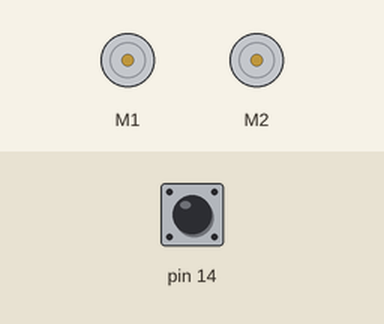
The sketch below on a simulated Arduino Leonardo, built with avr-gcc and run on an emulated ATmega32U4. Shown: 2 × DC motor (green arrow = forward, orange = backward, longer = faster). Inputs (shaded band) come from the test bench; at power-on: pin 14 HIGH.

Above: at 0.8 s.
0.9 s: pin 14 pulled LOW for 0.15 s
Timing chart, 0 to 3.9 s (numbered marks = the images above; inputs shaded):
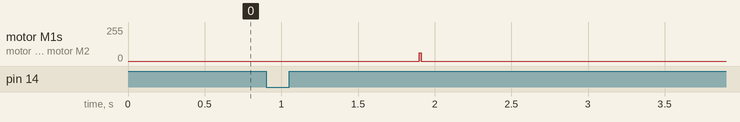

The sketch:

SeLinjenTemplate.ino
```cpp
// (licence header left out)
#include <Wire.h>
#include <Zumo32U4.h>

Zumo32U4Motors larver;
Zumo32U4LineSensors linjeSensorer;
Zumo32U4ButtonA buttonA;

void setup()
{
  linjeSensorer.initFiveSensors(); // Starta sensorerna

  while (!buttonA.getSingleDebouncedPress()); // Vänta på att knappen A ska tryckas
  delay(1000);

  // Kör framåt
  larver.setLeftSpeed(100);
  larver.setRightSpeed(100);
}

void loop()
{
  uint16_t linjeSensorVarden[5];

  delay(10); // Läs inte sensorerna för ofta så vänta 1/100 sek

  // Läs linjesensorerna
  //... kopiera kod från tidigare exempel

  // Använd en if-sats för att testa värdet på linjesensorerna
  //... se labinstruktion för hur en if-sats ser ut
  {
    larver.setLeftSpeed(0);    // Stanna!
    larver.setRightSpeed(0);
  }
}
```

Measured:
- after the input at 0.9 s, motor M1, motor M2: stopped → forward 63/255 after 1.0 s, → stopped 0.01 s later
